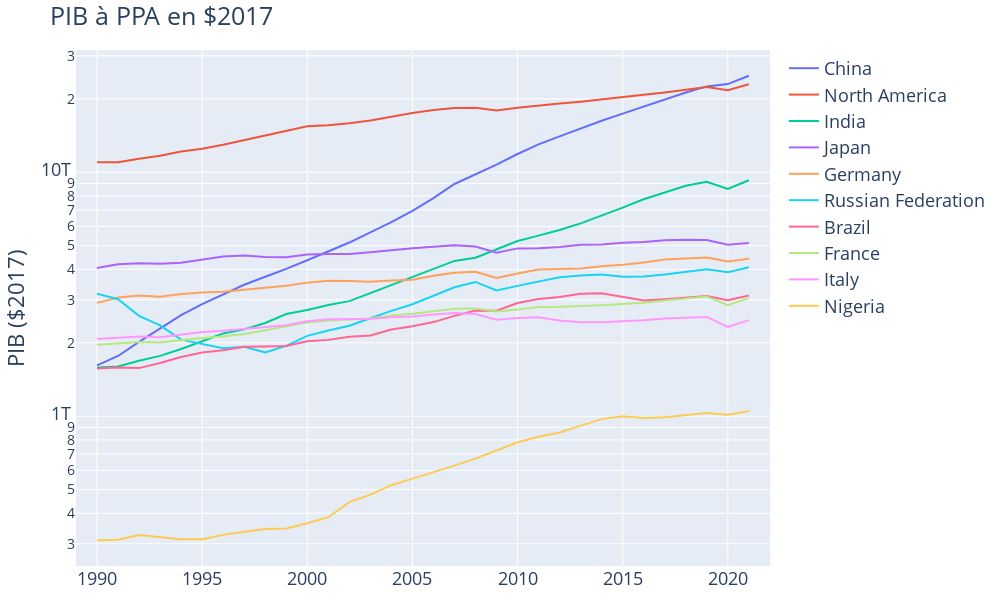

The notebook cell saved with this chart:
### Code cell
countries = ['China','North America','India','Japan','Germany','Russian Federation','Brazil','France','Italy','Nigeria']
#countries = ['North America','Germany','France','Turkiye','China','Brazil','Morocco','Pakistan','Nigeria','Zimbabwe']

fig = go.Figure()

for c in countries:
    fig.add_trace(go.Scatter(x=data['constant 2017 PPP dollars'].index,
                             y=data['constant 2017 PPP dollars'][c],name=c))

fig.update_layout(title="PIB à PPA en $2017",
                  yaxis_title='PIB ($2017)',
                  xaxis=dict(range=['1989-01-01','2022-01-03']),
                  yaxis=dict(type='log'),
                  width=1000,height=600,font=dict(size=18),
                  margin={"r": 10, "t": 50, "l": 10, "b": 10})

fig.show()
